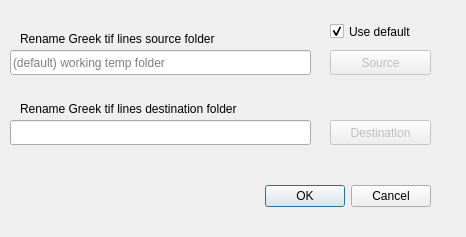
<?xml version="1.0" encoding="UTF-8"?>
<ui version="4.0">
 <class>tifgreekrenamelinesDialog</class>
 <widget class="QDialog" name="tifgreekrenamelinesDialog">
  <property name="windowModality">
   <enum>Qt::ApplicationModal</enum>
  </property>
  <property name="geometry">
   <rect>
    <x>0</x>
    <y>0</y>
    <width>466</width>
    <height>237</height>
   </rect>
  </property>
  <property name="windowTitle">
   <string>Rename Greek tif lines</string>
  </property>
  <widget class="QDialogButtonBox" name="buttonBox">
   <property name="geometry">
    <rect>
     <x>260</x>
     <y>180</y>
     <width>171</width>
     <height>32</height>
    </rect>
   </property>
   <property name="orientation">
    <enum>Qt::Horizontal</enum>
   </property>
   <property name="standardButtons">
    <set>QDialogButtonBox::Cancel|QDialogButtonBox::Ok</set>
   </property>
  </widget>
  <widget class="QLineEdit" name="SourceLineEdit">
   <property name="geometry">
    <rect>
     <x>10</x>
     <y>50</y>
     <width>301</width>
     <height>25</height>
    </rect>
   </property>
   <property name="placeholderText">
    <string>(default) working temp folder</string>
   </property>
  </widget>
  <widget class="QPushButton" name="SourceButton">
   <property name="enabled">
    <bool>false</bool>
   </property>
   <property name="geometry">
    <rect>
     <x>330</x>
     <y>50</y>
     <width>101</width>
     <height>25</height>
    </rect>
   </property>
   <property name="text">
    <string>Source</string>
   </property>
   <property name="icon">
    <iconset resource="../UI_Icons.qrc">
     <normaloff>:/Icons/Icons/tiff-file.png</normaloff>:/Icons/Icons/tiff-file.png</iconset>
   </property>
  </widget>
  <widget class="QPushButton" name="DestinationButton">
   <property name="enabled">
    <bool>false</bool>
   </property>
   <property name="geometry">
    <rect>
     <x>330</x>
     <y>120</y>
     <width>101</width>
     <height>25</height>
    </rect>
   </property>
   <property name="text">
    <string>Destination</string>
   </property>
   <property name="icon">
    <iconset resource="../UI_Icons.qrc">
     <normaloff>:/Icons/Icons/tiff-file.png</normaloff>:/Icons/Icons/tiff-file.png</iconset>
   </property>
  </widget>
  <widget class="QLineEdit" name="DestinationLineEdit">
   <property name="geometry">
    <rect>
     <x>10</x>
     <y>120</y>
     <width>301</width>
     <height>25</height>
    </rect>
   </property>
  </widget>
  <widget class="QLabel" name="SourceLabel">
   <property name="geometry">
    <rect>
     <x>20</x>
     <y>30</y>
     <width>261</width>
     <height>17</height>
    </rect>
   </property>
   <property name="text">
    <string>Rename Greek tif lines source folder</string>
   </property>
  </widget>
  <widget class="QLabel" name="DestinationLabel">
   <property name="geometry">
    <rect>
     <x>20</x>
     <y>100</y>
     <width>291</width>
     <height>17</height>
    </rect>
   </property>
   <property name="text">
    <string>Rename Greek tif lines destination folder</string>
   </property>
  </widget>
  <widget class="QCheckBox" name="defaultsrcBox">
   <property name="geometry">
    <rect>
     <x>330</x>
     <y>20</y>
     <width>101</width>
     <height>23</height>
    </rect>
   </property>
   <property name="text">
    <string>Use default</string>
   </property>
   <property name="checked">
    <bool>true</bool>
   </property>
  </widget>
 </widget>
 <resources>
  <include location="../UI_Icons.qrc"/>
 </resources>
 <connections>
  <connection>
   <sender>buttonBox</sender>
   <signal>accepted()</signal>
   <receiver>tifgreekrenamelinesDialog</receiver>
   <slot>accept()</slot>
   <hints>
    <hint type="sourcelabel">
     <x>248</x>
     <y>254</y>
    </hint>
    <hint type="destinationlabel">
     <x>157</x>
     <y>274</y>
    </hint>
   </hints>
  </connection>
  <connection>
   <sender>buttonBox</sender>
   <signal>rejected()</signal>
   <receiver>tifgreekrenamelinesDialog</receiver>
   <slot>reject()</slot>
   <hints>
    <hint type="sourcelabel">
     <x>316</x>
     <y>260</y>
    </hint>
    <hint type="destinationlabel">
     <x>286</x>
     <y>274</y>
    </hint>
   </hints>
  </connection>
 </connections>
</ui>
